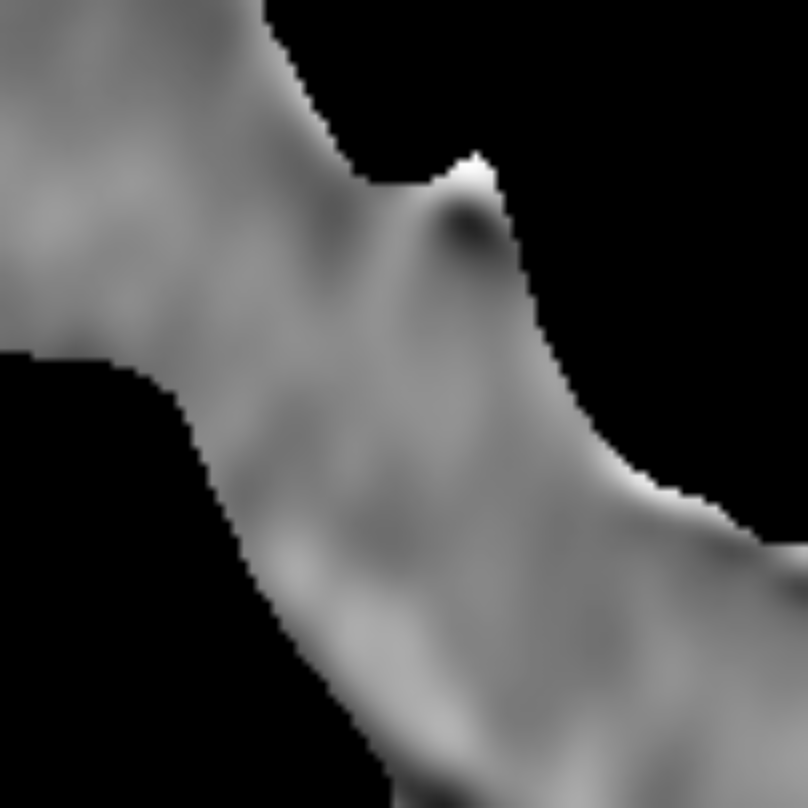
#> input picture findBox/z1Sample.png, 808 x 808 px, found by its file name
$ python insideBox.py
#> lines starting #> are read from the running program, lines starting #| are printed output that depends on the picture
from PIL import Image
import matplotlib.pyplot as plt

# Specify the path to the image file
image_path = r'D:/_phd/code/textures/textureSSD/findBox/z1Sample.png'

# Load the image
image = Image.open(image_path)
#> image is the input picture: PIL image 808x808 RGB; min 0, max 254, mean 71.5

# Show the image using matplotlib
plt.figure()
plt.imshow(image)
plt.title('Original Image')
plt.axis('off')
plt.show()

# Specify the coordinates of the inside box
left = 100
top = 100
right = 300
bottom = 300

# Crop the image to get the inside box
inside_box = image.crop((left, top, right, bottom))
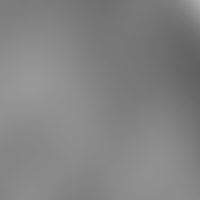
#> inside_box: PIL image 200x200 RGB; min 97, max 173, mean 130.6

# Show the inside box image using matplotlib
plt.figure()
plt.imshow(inside_box)
plt.title('Inside Box Image')
plt.axis('off')
plt.show()

# Find the biggest crop coordinates
max_crop_size = max(image.size[0] - left, right - left, image.size[1] - top, bottom - top)
#> max_crop_size = 708

# Calculate the center coordinates of the biggest crop
center_x = (left + right) // 2
center_y = (top + bottom) // 2

# Calculate the new crop coordinates
new_left = center_x - max_crop_size // 2
#> new_left = -154
new_top = center_y - max_crop_size // 2
#> new_top = -154
new_right = center_x + max_crop_size // 2
#> new_right = 554
new_bottom = center_y + max_crop_size // 2
#> new_bottom = 554

# Crop the image to get the biggest crop
biggest_crop = image.crop((new_left, new_top, new_right, new_bottom))
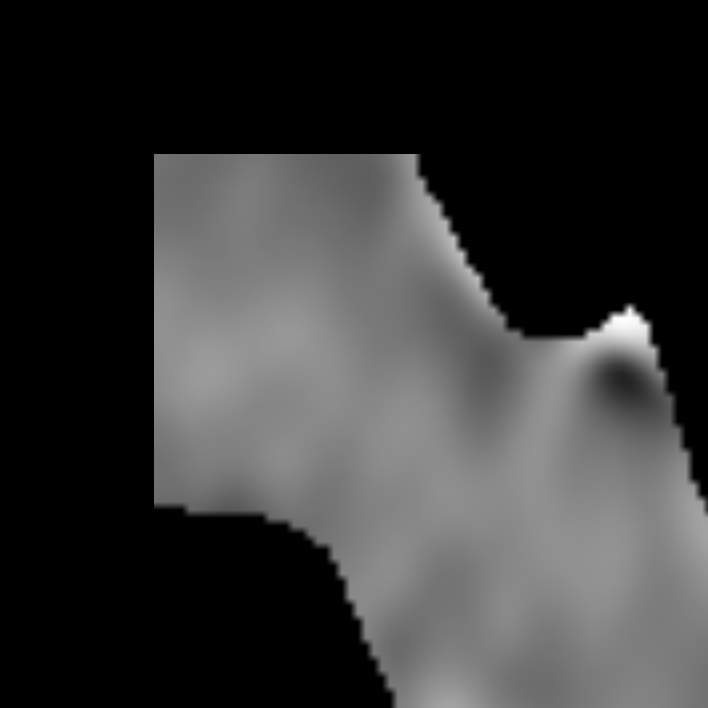
#> biggest_crop: PIL image 708x708 RGB; min 0, max 254, mean 55.8

# Show the biggest crop image using matplotlib
plt.figure()
plt.imshow(biggest_crop)
plt.title('Biggest Crop Image')
plt.axis('off')
plt.show()
